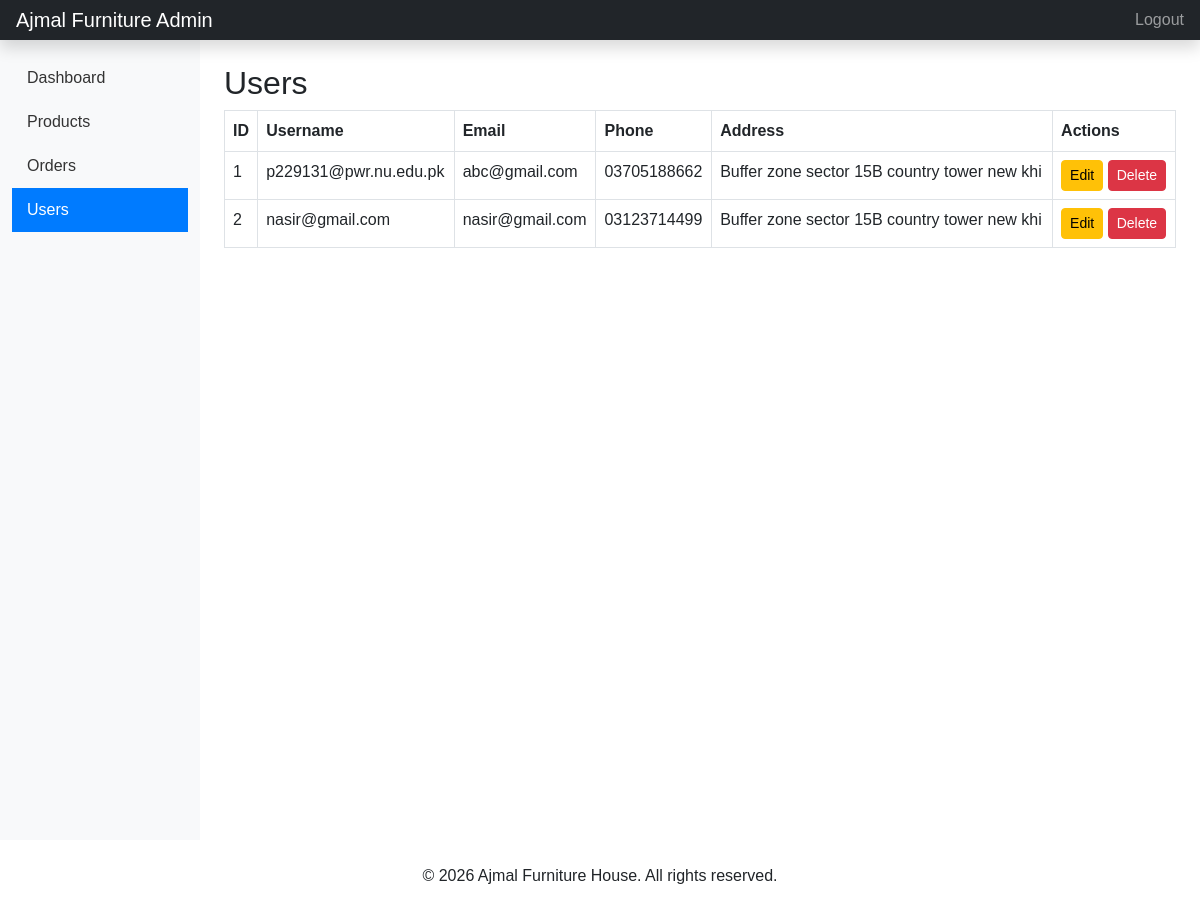
Page /admin/users.php (signed in) on the committed database.
### tables this page shows
CREATE TABLE `users` (
  `id` int(11) NOT NULL,
  `first_name` varchar(100) NOT NULL,
  `last_name` varchar(100) NOT NULL,
  `username` varchar(50) NOT NULL,
  `email` varchar(100) NOT NULL,
  `phone` varchar(15) NOT NULL,
  `address` text NOT NULL,
  `password` varchar(255) NOT NULL,
  `created_at` timestamp NOT NULL DEFAULT current_timestamp()
);

### admin/users.php (the view, shortened to what this page needs)
<?php
require_once 'includes/db_connect.php';
$result = $conn->query("SELECT * FROM users");
?>
<!DOCTYPE html>
<html lang="en">
<head>
    <link href="https://cdn.jsdelivr.net/npm/bootstrap@5.3.0/dist/css/bootstrap.min.css" rel="stylesheet">
    <link rel="stylesheet" href="css/styles.css">
</head>
<body>
    <?php include 'includes/header.php'; ?>
    <div class="container-fluid">
        <div class="row">
            <?php include 'includes/sidebar.php'; ?>
            <main class="col-md-9 ms-sm-auto col-lg-10 px-md-4">
                <h2 class="mt-4">Users</h2>
                <table class="table table-bordered">
                    <thead>
                        <tr>
                            <th>ID</th>
                            <th>Username</th>
                            <th>Email</th>
                            <th>Phone</th>
                            <th>Address</th>
                            <th>Actions</th>
                        </tr>
                    </thead>
                    <tbody>
                        <?php while ($row = $result->fetch_assoc()) { ?>
                            <tr>
                                <td><?php echo $row['id']; ?></td>
                                <td><?php echo $row['username']; ?></td>
                                <td><?php echo $row['email']; ?></td>
                                <td><?php echo $row['phone']; ?></td>
                                <td><?php echo $row['address']; ?></td>
                                <td>
                                    <a href="users.php?edit=<?php echo $row['id']; ?>" class="btn btn-warning btn-sm">Edit</a>
                                    <a href="users.php?delete=<?php echo $row['id']; ?>" class="btn btn-danger btn-sm" onclick="return confirmDelete()">Delete</a>
                                </td>
                            </tr>
                        <?php } ?>
                    </tbody>
                </table>
            </main>
        </div>
    </div>
    <?php include 'includes/footer.php'; ?>
</body>
</html>

### admin/css/styles.css (style rules this page uses)
body { font-family: Arial, sans-serif; }

### rows in the picture
users: id "1", username "p229131@pwr.nu.edu.pk", email "abc@gmail.com", phone "03705188662", address "Buffer zone sector 15B country tower new khi"
users: id "2", username "nasir@gmail.com", email "nasir@gmail.com", phone "03123714499", address "Buffer zone sector 15B country tower new khi"
